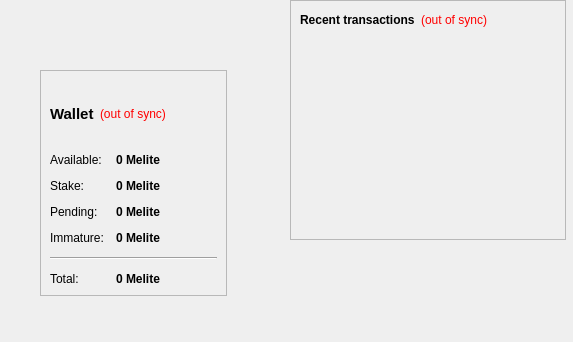
<?xml version="1.0" encoding="UTF-8"?>
<ui version="4.0">
 <class>OverviewPage</class>
 <widget class="QWidget" name="OverviewPage">
  <property name="geometry">
   <rect>
    <x>0</x>
    <y>0</y>
    <width>573</width>
    <height>342</height>
   </rect>
  </property>
  <property name="windowTitle">
   <string>Form</string>
  </property>
  <property name="styleSheet">
   <string notr="true">QListView { background: transparent; }</string>
  </property>
  <widget class="QWidget" name="layoutWidget">
   <property name="geometry">
    <rect>
     <x>40</x>
     <y>70</y>
     <width>187</width>
     <height>226</height>
    </rect>
   </property>
   <layout class="QVBoxLayout" name="verticalLayout_2">
    <item>
     <widget class="QFrame" name="frame">
      <property name="styleSheet">
       <string notr="true">QListView { background: transparent; }</string>
      </property>
      <property name="frameShape">
       <enum>QFrame::StyledPanel</enum>
      </property>
      <property name="frameShadow">
       <enum>QFrame::Raised</enum>
      </property>
      <layout class="QVBoxLayout" name="verticalLayout_4">
       <item>
        <layout class="QHBoxLayout" name="horizontalLayout_4">
         <item>
          <widget class="QLabel" name="label_5">
           <property name="font">
            <font>
             <pointsize>11</pointsize>
             <weight>75</weight>
             <bold>true</bold>
            </font>
           </property>
           <property name="text">
            <string>Wallet</string>
           </property>
          </widget>
         </item>
         <item>
          <widget class="QLabel" name="labelWalletStatus">
           <property name="toolTip">
            <string>The displayed information may be out of date. Your wallet automatically synchronizes with the Melite network after a connection is established, but this process has not completed yet.</string>
           </property>
           <property name="styleSheet">
            <string notr="true">QLabel { color: red; }</string>
           </property>
           <property name="text">
            <string notr="true">(out of sync)</string>
           </property>
           <property name="alignment">
            <set>Qt::AlignLeading|Qt::AlignLeft|Qt::AlignVCenter</set>
           </property>
          </widget>
         </item>
         <item>
          <spacer name="horizontalSpacer_2">
           <property name="orientation">
            <enum>Qt::Horizontal</enum>
           </property>
           <property name="sizeHint" stdset="0">
            <size>
             <width>40</width>
             <height>20</height>
            </size>
           </property>
          </spacer>
         </item>
        </layout>
       </item>
       <item>
        <layout class="QFormLayout" name="formLayout_2">
         <property name="fieldGrowthPolicy">
          <enum>QFormLayout::AllNonFixedFieldsGrow</enum>
         </property>
         <property name="horizontalSpacing">
          <number>12</number>
         </property>
         <property name="verticalSpacing">
          <number>12</number>
         </property>
         <item row="0" column="0">
          <widget class="QLabel" name="label">
           <property name="text">
            <string>Available:</string>
           </property>
          </widget>
         </item>
         <item row="0" column="1">
          <widget class="QLabel" name="labelBalance">
           <property name="font">
            <font>
             <weight>75</weight>
             <bold>true</bold>
            </font>
           </property>
           <property name="cursor">
            <cursorShape>IBeamCursor</cursorShape>
           </property>
           <property name="toolTip">
            <string>Your current spendable balance</string>
           </property>
           <property name="text">
            <string notr="true">0 Melite</string>
           </property>
           <property name="textInteractionFlags">
            <set>Qt::LinksAccessibleByMouse|Qt::TextSelectableByKeyboard|Qt::TextSelectableByMouse</set>
           </property>
          </widget>
         </item>
         <item row="1" column="0">
          <widget class="QLabel" name="label_6">
           <property name="text">
            <string>Stake:</string>
           </property>
          </widget>
         </item>
         <item row="1" column="1">
          <widget class="QLabel" name="labelStake">
           <property name="font">
            <font>
             <weight>75</weight>
             <bold>true</bold>
            </font>
           </property>
           <property name="cursor">
            <cursorShape>IBeamCursor</cursorShape>
           </property>
           <property name="toolTip">
            <string>Total of coins that was staked, and do not yet count toward the current balance</string>
           </property>
           <property name="text">
            <string notr="true">0 Melite</string>
           </property>
           <property name="textInteractionFlags">
            <set>Qt::LinksAccessibleByMouse|Qt::TextSelectableByKeyboard|Qt::TextSelectableByMouse</set>
           </property>
          </widget>
         </item>
         <item row="2" column="0">
          <widget class="QLabel" name="label_3">
           <property name="text">
            <string>Pending:</string>
           </property>
          </widget>
         </item>
         <item row="3" column="0">
          <widget class="QLabel" name="labelImmatureText">
           <property name="text">
            <string>Immature:</string>
           </property>
          </widget>
         </item>
         <item row="3" column="1">
          <widget class="QLabel" name="labelImmature">
           <property name="font">
            <font>
             <weight>75</weight>
             <bold>true</bold>
            </font>
           </property>
           <property name="toolTip">
            <string>Mined balance that has not yet matured</string>
           </property>
           <property name="text">
            <string notr="true">0 Melite</string>
           </property>
           <property name="textInteractionFlags">
            <set>Qt::LinksAccessibleByMouse|Qt::TextSelectableByKeyboard|Qt::TextSelectableByMouse</set>
           </property>
          </widget>
         </item>
         <item row="4" column="0" colspan="2">
          <widget class="Line" name="line">
           <property name="orientation">
            <enum>Qt::Horizontal</enum>
           </property>
          </widget>
         </item>
         <item row="5" column="0">
          <widget class="QLabel" name="labelTotalText">
           <property name="text">
            <string>Total:</string>
           </property>
          </widget>
         </item>
         <item row="5" column="1">
          <widget class="QLabel" name="labelTotal">
           <property name="font">
            <font>
             <weight>75</weight>
             <bold>true</bold>
            </font>
           </property>
           <property name="cursor">
            <cursorShape>IBeamCursor</cursorShape>
           </property>
           <property name="toolTip">
            <string>Your current total balance</string>
           </property>
           <property name="text">
            <string notr="true">0 Melite</string>
           </property>
           <property name="textInteractionFlags">
            <set>Qt::LinksAccessibleByMouse|Qt::TextSelectableByKeyboard|Qt::TextSelectableByMouse</set>
           </property>
          </widget>
         </item>
         <item row="2" column="1">
          <widget class="QLabel" name="labelUnconfirmed">
           <property name="font">
            <font>
             <weight>75</weight>
             <bold>true</bold>
            </font>
           </property>
           <property name="cursor">
            <cursorShape>IBeamCursor</cursorShape>
           </property>
           <property name="toolTip">
            <string>Total of transactions that have yet to be confirmed, and do not yet count toward the current balance</string>
           </property>
           <property name="text">
            <string notr="true">0 Melite</string>
           </property>
           <property name="textInteractionFlags">
            <set>Qt::LinksAccessibleByMouse|Qt::TextSelectableByKeyboard|Qt::TextSelectableByMouse</set>
           </property>
          </widget>
         </item>
        </layout>
       </item>
      </layout>
     </widget>
    </item>
   </layout>
  </widget>
  <widget class="QFrame" name="frame_2">
   <property name="geometry">
    <rect>
     <x>290</x>
     <y>0</y>
     <width>276</width>
     <height>240</height>
    </rect>
   </property>
   <property name="frameShape">
    <enum>QFrame::StyledPanel</enum>
   </property>
   <property name="frameShadow">
    <enum>QFrame::Raised</enum>
   </property>
   <layout class="QVBoxLayout" name="verticalLayout">
    <item>
     <layout class="QHBoxLayout" name="horizontalLayout_2">
      <item>
       <widget class="QLabel" name="label_4">
        <property name="text">
         <string>&lt;b&gt;Recent transactions&lt;/b&gt;</string>
        </property>
       </widget>
      </item>
      <item>
       <widget class="QLabel" name="labelTransactionsStatus">
        <property name="toolTip">
         <string>The displayed information may be out of date. Your wallet automatically synchronizes with the Melite network after a connection is established, but this process has not completed yet.</string>
        </property>
        <property name="styleSheet">
         <string notr="true">QLabel { color: red; }</string>
        </property>
        <property name="text">
         <string notr="true">(out of sync)</string>
        </property>
        <property name="alignment">
         <set>Qt::AlignRight|Qt::AlignTrailing|Qt::AlignVCenter</set>
        </property>
       </widget>
      </item>
      <item>
       <spacer name="horizontalSpacer">
        <property name="orientation">
         <enum>Qt::Horizontal</enum>
        </property>
        <property name="sizeHint" stdset="0">
         <size>
          <width>40</width>
          <height>20</height>
         </size>
        </property>
       </spacer>
      </item>
     </layout>
    </item>
    <item>
     <layout class="QVBoxLayout" name="verticalLayout_3">
      <item>
       <spacer name="verticalSpacer_2">
        <property name="orientation">
         <enum>Qt::Vertical</enum>
        </property>
        <property name="sizeHint" stdset="0">
         <size>
          <width>20</width>
          <height>40</height>
         </size>
        </property>
       </spacer>
      </item>
     </layout>
    </item>
    <item>
     <widget class="QListView" name="listTransactions">
      <property name="styleSheet">
       <string notr="true">QListView { background: transparent; }</string>
      </property>
      <property name="frameShape">
       <enum>QFrame::NoFrame</enum>
      </property>
      <property name="verticalScrollBarPolicy">
       <enum>Qt::ScrollBarAlwaysOff</enum>
      </property>
      <property name="horizontalScrollBarPolicy">
       <enum>Qt::ScrollBarAlwaysOff</enum>
      </property>
      <property name="selectionMode">
       <enum>QAbstractItemView::NoSelection</enum>
      </property>
     </widget>
    </item>
   </layout>
  </widget>
 </widget>
 <resources/>
 <connections/>
</ui>
